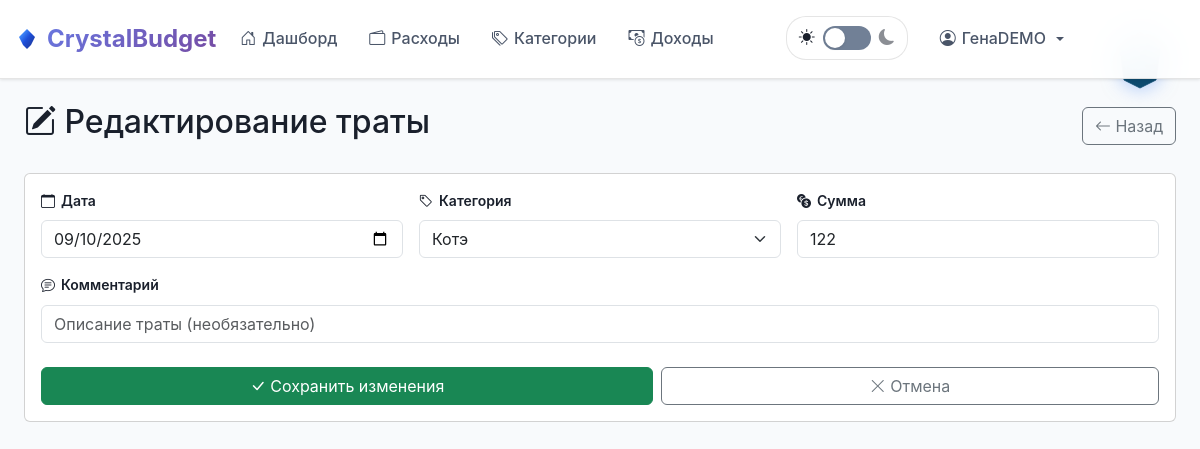
The page /expenses/edit/3 (signed in) on the database its author committed.
### tables this page shows
CREATE TABLE expenses (
            id INTEGER PRIMARY KEY AUTOINCREMENT,
            amount DECIMAL(10,2) NOT NULL,
            description TEXT,
            note TEXT,
            category_id INTEGER,
            date DATE NOT NULL,
            month TEXT,
            currency TEXT DEFAULT 'RUB',
            user_id INTEGER NOT NULL,
            created_at TIMESTAMP DEFAULT CURRENT_TIMESTAMP,
            FOREIGN KEY (category_id) REFERENCES categories (id) ON DELETE SET NULL,
            FOREIGN KEY (user_id) REFERENCES users (id) ON DELETE CASCADE
        );

CREATE TABLE categories (
            id INTEGER PRIMARY KEY AUTOINCREMENT,
            name TEXT NOT NULL,
            limit_type TEXT CHECK(limit_type IN ('fixed', 'percent')) DEFAULT 'fixed',
            value DECIMAL(10,2) NOT NULL,
            category_type TEXT DEFAULT 'expense' CHECK(category_type IN ('expense','income')),
            user_id INTEGER NOT NULL,
            created_at TIMESTAMP DEFAULT CURRENT_TIMESTAMP,
            FOREIGN KEY (user_id) REFERENCES users (id) ON DELETE CASCADE,
            UNIQUE(name, user_id, category_type)
        );

### app.py (the view, shortened to what this page needs)
@app.route("/expenses/edit/<int:expense_id>", methods=["GET", "POST"])
@login_required
def edit_expense(expense_id):
    uid = session["user_id"]
    conn = get_db()
    expense = conn.execute(
        "SELECT id, date, amount, note, category_id FROM expenses WHERE id=? AND user_id=?",
        (expense_id, uid),
    ).fetchone()
    if not expense:
        conn.close()
        flash("Расход не найден", "error")
        return redirect(url_for("expenses"))
    categories = conn.execute(
        "SELECT id, name FROM categories WHERE user_id=? ORDER BY name", (uid,)
    ).fetchall()
    conn.close()
    return render_template("edit_expense.html", expense=expense, categories=categories)

### app.py (called while the page is built)
@app.context_processor
def inject_currency():
    code = session.get("currency", DEFAULT_CURRENCY)
    info = CURRENCIES.get(code, CURRENCIES[DEFAULT_CURRENCY])
    return dict(currency_code=code, currency_symbol=info["symbol"], currencies=CURRENCIES)

def get_db():
    conn = sqlite3.connect(DB_PATH)
    conn.row_factory = sqlite3.Row
    conn.execute("PRAGMA foreign_keys = ON")
    return conn

def login_required(f):
    @wraps(f)
    def _wrap(*args, **kwargs):
        if "user_id" not in session:
            flash("Войдите, чтобы продолжить", "error")
            return redirect(url_for("login"))
        return f(*args, **kwargs)
    return _wrap

@app.before_request
def make_session_permanent():
    session.permanent = True

@app.before_request
def validate_request():
    if request.method == 'POST':
        app.logger.info(f'POST request to {request.endpoint} from {request.remote_addr}')
        app.logger.debug(f'Content-Type: {request.content_type}')
        app.logger.debug(f'Form keys: {list(request.form.keys())}')
    if request.method == 'POST' and request.endpoint in ['register', 'login']:
        content_type = request.content_type or ''
        if not content_type.startswith('application/x-www-form-urlencoded') and \
           not content_type.startswith('multipart/form-data'):
            app.logger.warning(f'Invalid Content-Type for form: {content_type} from {request.remote_addr}')

### templates/edit_expense.html (shortened to what this page needs)
{% extends "base.html" %}
{% block content %}
<div class="d-flex justify-content-between align-items-center mb-4">
    <h2><i class="bi bi-pencil-square"></i> Редактирование траты</h2>
    <a href="{{ url_for('expenses') }}" class="btn btn-outline-secondary">
        <i class="bi bi-arrow-left"></i> <span class="d-none d-md-inline">Назад</span>
    </a>
</div>
<div class="card">
    <div class="card-body">
        <form method="POST">
            <div class="row g-3">
                <div class="col-md-4">
                    <label for="date" class="form-label">
                        <i class="bi bi-calendar"></i> Дата
                    </label>
                    <input type="date" id="date" name="date" value="{{ expense.date }}" class="form-control" required>
                </div>
                <div class="col-md-4">
                    <label for="category_id" class="form-label">
                        <i class="bi bi-tag"></i> Категория
                    </label>
                    <select id="category_id" name="category_id" class="form-select" required>
                        {% for cat in categories %}
                        <option value="{{ cat.id }}" {% if cat.id == expense.category_id %}selected{% endif %}>
                            {{ cat.name }}
                        </option>
                        {% endfor %}
                    </select>
                </div>
                <div class="col-md-4">
                    <label for="amount" class="form-label">
                        <i class="bi bi-currency-exchange"></i> Сумма
                    </label>
                    <input type="number" id="amount" name="amount" step="0.01" min="0.01"
                           inputmode="decimal" value="{{ expense.amount }}" class="form-control" required>
                </div>
                <div class="col-12">
                    <label for="note" class="form-label">
                        <i class="bi bi-chat-text"></i> Комментарий
                    </label>
                    <input type="text" id="note" name="note" value="{{ expense.note or '' }}" class="form-control"
                           placeholder="Описание траты (необязательно)">
                </div>
            </div>
            <div class="d-flex gap-2 mt-4">
                <button type="submit" class="btn btn-success flex-fill">
                    <i class="bi bi-check-lg"></i> Сохранить изменения
                </button>
                <a href="{{ url_for('expenses') }}" class="btn btn-outline-secondary flex-fill">
                    <i class="bi bi-x-lg"></i> Отмена
                </a>
            </div>
        </form>
    </div>
</div>
{% endblock %}

### static/css/clean-theme.css (style rules this page uses)
:root { --bg-primary: #f8fafc; --bg-secondary: #ffffff; --bg-card: rgba(255, 255, 255, 0.95); --bg-nav: rgba(255, 255, 255, 0.95); --text-primary: #1a202c; --text-secondary: #4a5568; --text-muted: #718096; --text-on-dark: #ffffff; --primary-color: #667eea; --primary-dark: #5a67d8; --success-color: #48bb78; --warning-color: #ed8936; --danger-color: #f56565; --info-color: #4299e1; --rub-color: #48bb78; --usd-color: #4299e1; --eur-color: #ed8936; --primary-gradient: linear-gradient(135deg, #667eea 0%, #764ba2 100%); --success-gradient: linear-gradient(135deg, #48bb78 0%, #38a169 100%); --warning-gradient: linear-gradient(135deg, #ed8936 0%, #dd6b20 100%); --danger-gradient: linear-gradient(135deg, #f56565 0%, #e53e3e 100%); --border-color: rgba(0, 0, 0, 0.1); --border-radius: 8px; --border-radius-lg: 12px; --shadow-sm: 0 1px 3px rgba(0, 0, 0, 0.1); --shadow-md: 0 4px 6px rgba(0, 0, 0, 0.1); --shadow-lg: 0 10px 15px rgba(0, 0, 0, 0.1); --transition: all 0.2s ease-in-out; --transition-fast: all 0.15s ease-in-out; --focus-ring: 0 0 0 3px rgba(13, 110, 253, 0.25); }
* { box-sizing: border-box; }
html { color-scheme: light dark; }
body { font-family: 'Inter', -apple-system, BlinkMacSystemFont, 'Segoe UI', sans-serif; background: var(--bg-primary); color: var(--text-primary); line-height: 1.6; margin: 0; padding: 0; transition: background-color 0.2s ease, color 0.2s ease; }
.form-label { font-weight: 600; color: var(--text-primary); margin-bottom: 0.5rem; display: flex; align-items: center; gap: 6px; font-size: 0.875rem; }
.card { transition: transform 0.2s ease, box-shadow 0.2s ease; }
.btn { transition: all 0.2s ease; }

### templates/base.html (style rules this page uses)
:root { --safe-area-inset-top: env(safe-area-inset-top, 0px); --safe-area-inset-right: env(safe-area-inset-right, 0px); --safe-area-inset-bottom: env(safe-area-inset-bottom, 0px); --safe-area-inset-left: env(safe-area-inset-left, 0px); }
body { padding:var(--safe-area-inset-top) var(--safe-area-inset-right) var(--safe-area-inset-bottom) var(--safe-area-inset-left) }

### rows shown on the page
expenses: date "09/10/2025", category_id "Котэ", amount "122"

### other values the page prints
{{ session.name or session.email }} "ГенаDEMO"
